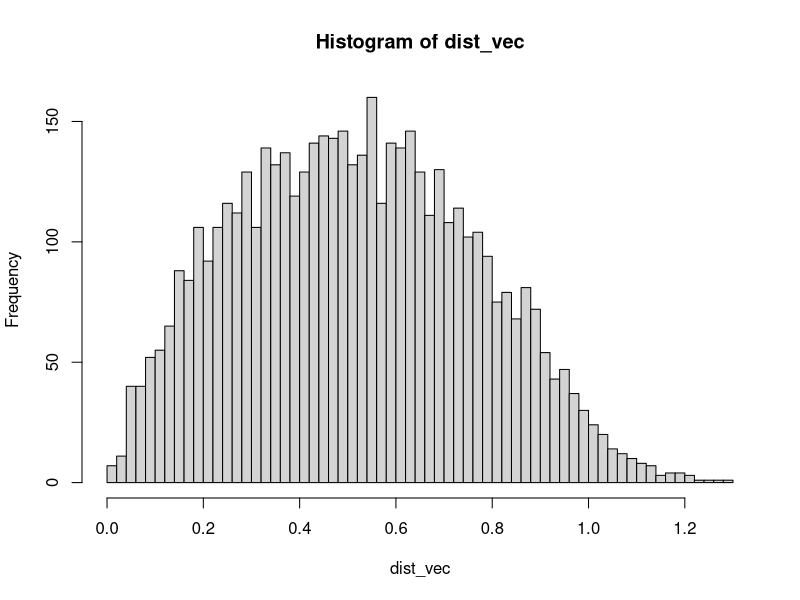

Recreate this plot in R.
## ----setup, include=FALSE-----------------------------------------------------
library(knitr)
hook_output = knit_hooks$get('output')
knit_hooks$set(output = function(x, options) {
  # this hook is used only when the linewidth option is not NULL
  if (!is.null(n <- options$linewidth)) {
    x = knitr:::split_lines(x)
    # any lines wider than n should be wrapped
    if (any(nchar(x) > n)) x = strwrap(x, width = n)
    x = paste(x, collapse = '\n')
  }
  hook_output(x, options)
})

knitr::opts_chunk$set(cache = FALSE, message = FALSE,
                      linewidth = 50)
set.seed(3150)


## -----------------------------------------------------------------------------
B <- 1989
norm_vars1 <- rnorm(B)
norm_vars2 <- rnorm(B)
# Compute statistic
gvars <- abs(norm_vars1 - norm_vars2)
mean(gvars)
sd(gvars)/sqrt(B)


## -----------------------------------------------------------------------------
B <- 5000

# Using replicate, or a for loop
dist_vec <- replicate(B, {
    point1 <- runif(2)
    point2 <- runif(2)
    dist <- sqrt(sum((point1 - point2)^2))
    return(dist)
})

mean(dist_vec)


## -----------------------------------------------------------------------------
hist(dist_vec, breaks = 50)


## -----------------------------------------------------------------------------
theta <- mean(dist_vec)
se_dist <- sd(dist_vec)/sqrt(B)

c(theta - 1.96*se_dist,
  theta + 1.96*se_dist)


## -----------------------------------------------------------------------------
mean(c(1,5,2,8, 4))
mean(c(1,5,2,8, 100))


## -----------------------------------------------------------------------------
# Generate a standard normal 
# sample of size 4
(norm_vars <- rnorm(4))
# Sort it
(norm_vars <- sort(norm_vars))

# Compute 1st level trimmed mean
mean(norm_vars[c(-1, -4)])
# Compare to sample mean
mean(norm_vars)


## -----------------------------------------------------------------------------
n <- 20
results <- replicate(3150, {
  norm_vars <- sort(rnorm(n))

c("TM" = mean(norm_vars[c(-1, -n)]),
  "SM" = mean(norm_vars))
})


## -----------------------------------------------------------------------------
# Bias
rowMeans(results) - 0
# MSE
rowMeans((results - 0)^2)


## -----------------------------------------------------------------------------
p <- 0.9
n <- 20; B <- 2209

results <- replicate(B, {
  sigmas <- sample(c(1, 10), n, replace = TRUE,
                   prob = c(p, 1 - p))
  contnorm_vars <- rnorm(n, sd = sigmas)
  contnorm_vars <- sort(contnorm_vars)
  c("TM" = mean(contnorm_vars[c(-1, -n)]),
    "SM" = mean(contnorm_vars))
})


## -----------------------------------------------------------------------------
# Bias
rowMeans(results) - 0
# MSE
rowMeans((results - 0)^2)


## -----------------------------------------------------------------------------
# Number of simulations
B <- 1000
# Sample size for data
n <- 20
# Same mean
mu1 <- mu2 <- 0
# Same variance; could also be different
sigma1 <- sigma2 <- 1


## -----------------------------------------------------------------------------
results <- replicate(B, {
  # Generate two samples
  norm_vars1 <- rnorm(n, mu1, sigma1)
  norm_vars2 <- rnorm(n, mu2, sigma2)
  # Perform t-test
  output <- t.test(norm_vars1, norm_vars2)
  # alpha = 0.05
  return(output$p.value < 0.05)
})

table(results)/B

